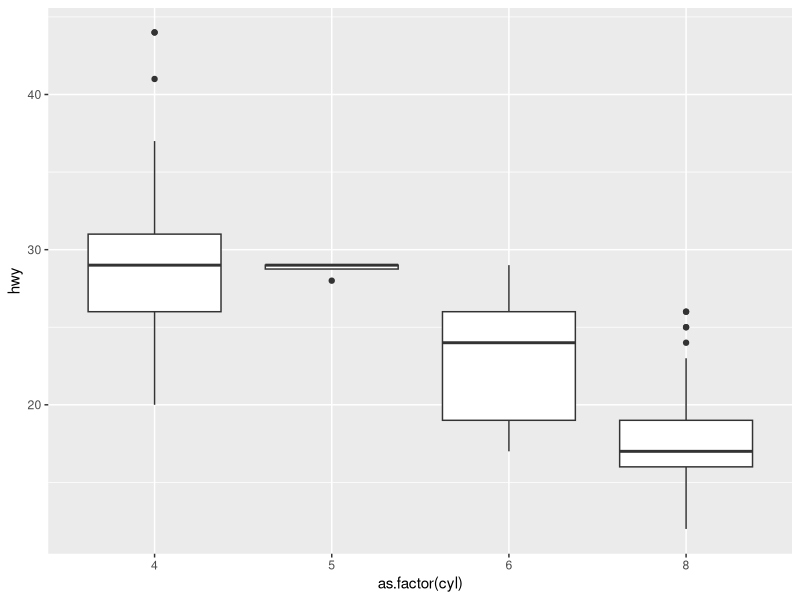

Recreate this plot in R.
library(ggplot2)
data("mpg")

g0 <- ggplot(mpg, aes(hwy,cty))

g1 <- g0 +  geom_point(aes(color=as.factor(cyl))) 

g1a <- g1 + geom_smooth(method="lm")

g1b <- g0 +  geom_point()  +
        facet_grid(.~as.factor(cyl))


g2 <- ggplot(mpg, aes(x=as.factor(cyl), y=hwy)) +
              geom_boxplot()

ggsave(g2, file="g2.png")

g3 <- ggplot(mpg, aes(hwy))

g3a <- g3 + geom_area(stat="bin")
bw = 5
g3b <- g3 + geom_histogram(binwidth = bw)
